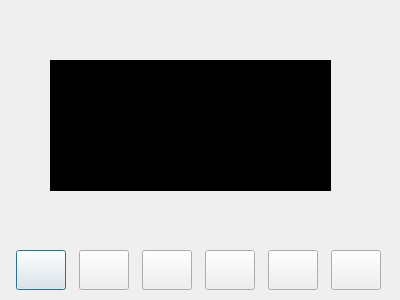
<?xml version="1.0" encoding="UTF-8"?>
<ui version="4.0">
 <class>fullDialog</class>
 <widget class="QDialog" name="fullDialog">
  <property name="geometry">
   <rect>
    <x>0</x>
    <y>0</y>
    <width>400</width>
    <height>300</height>
   </rect>
  </property>
  <property name="windowTitle">
   <string>Dialog</string>
  </property>
  <widget class="QWidget" name="disWidget" native="true">
   <property name="geometry">
    <rect>
     <x>50</x>
     <y>60</y>
     <width>281</width>
     <height>131</height>
    </rect>
   </property>
   <property name="styleSheet">
    <string notr="true">background-color: rgb(0, 0, 0);</string>
   </property>
  </widget>
  <widget class="QWidget" name="ctrlWidget" native="true">
   <property name="geometry">
    <rect>
     <x>0</x>
     <y>240</y>
     <width>401</width>
     <height>61</height>
    </rect>
   </property>
   <property name="styleSheet">
    <string notr="true">border-image: url(:/图片/浮动栏/base.png);</string>
   </property>
   <widget class="QPushButton" name="lastButton">
    <property name="geometry">
     <rect>
      <x>16</x>
      <y>10</y>
      <width>50</width>
      <height>40</height>
     </rect>
    </property>
    <property name="maximumSize">
     <size>
      <width>50</width>
      <height>40</height>
     </size>
    </property>
    <property name="styleSheet">
     <string notr="true">QPushButton{
border-image: url(:/图片/浮动栏/last.png);
}
QPushButton:hover{
border-image: url(:/图片/浮动栏/last_pressed.png);
}</string>
    </property>
    <property name="text">
     <string/>
    </property>
   </widget>
   <widget class="QPushButton" name="pauseButton">
    <property name="geometry">
     <rect>
      <x>79</x>
      <y>10</y>
      <width>50</width>
      <height>40</height>
     </rect>
    </property>
    <property name="maximumSize">
     <size>
      <width>50</width>
      <height>40</height>
     </size>
    </property>
    <property name="styleSheet">
     <string notr="true">QPushButton{
border-image: url(:/图片/浮动栏/pause.png);
}
QPushButton:hover{
border-image: url(:/图片/浮动栏/pause_pressed.png);
}</string>
    </property>
    <property name="text">
     <string/>
    </property>
   </widget>
   <widget class="QPushButton" name="playButton">
    <property name="geometry">
     <rect>
      <x>142</x>
      <y>10</y>
      <width>50</width>
      <height>40</height>
     </rect>
    </property>
    <property name="maximumSize">
     <size>
      <width>50</width>
      <height>40</height>
     </size>
    </property>
    <property name="styleSheet">
     <string notr="true">QPushButton{
border-image: url(:/图片/浮动栏/play.png);
}
QPushButton:hover{
border-image: url(:/图片/浮动栏/play_pressed.png);
}</string>
    </property>
    <property name="text">
     <string/>
    </property>
   </widget>
   <widget class="QPushButton" name="refreshButton">
    <property name="geometry">
     <rect>
      <x>268</x>
      <y>10</y>
      <width>50</width>
      <height>40</height>
     </rect>
    </property>
    <property name="maximumSize">
     <size>
      <width>50</width>
      <height>40</height>
     </size>
    </property>
    <property name="styleSheet">
     <string notr="true">QPushButton{
border-image: url(:/图片/浮动栏/refresh.png);
}
QPushButton:hover{
border-image: url(:/图片/浮动栏/refresh_pressed.png);
}</string>
    </property>
    <property name="text">
     <string/>
    </property>
   </widget>
   <widget class="QPushButton" name="fullButton">
    <property name="geometry">
     <rect>
      <x>331</x>
      <y>10</y>
      <width>50</width>
      <height>40</height>
     </rect>
    </property>
    <property name="maximumSize">
     <size>
      <width>50</width>
      <height>40</height>
     </size>
    </property>
    <property name="styleSheet">
     <string notr="true">QPushButton{
border-image: url(:/图片/浮动栏/fullScreen.png);
}
QPushButton:hover{
border-image: url(:/图片/浮动栏/fullScreen_pressed.png);
}</string>
    </property>
    <property name="text">
     <string/>
    </property>
   </widget>
   <widget class="QPushButton" name="nextButton">
    <property name="geometry">
     <rect>
      <x>205</x>
      <y>10</y>
      <width>50</width>
      <height>40</height>
     </rect>
    </property>
    <property name="maximumSize">
     <size>
      <width>50</width>
      <height>40</height>
     </size>
    </property>
    <property name="styleSheet">
     <string notr="true">QPushButton{
border-image: url(:/图片/浮动栏/next.png);
}
QPushButton:hover{
border-image: url(:/图片/浮动栏/next_pressed.png);
}</string>
    </property>
    <property name="text">
     <string/>
    </property>
   </widget>
  </widget>
 </widget>
 <resources/>
 <connections/>
</ui>
